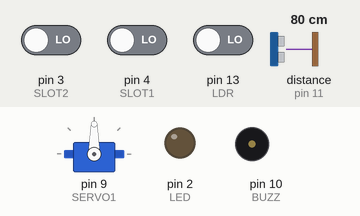
Bench run of a sketch on a simulated Arduino Uno, built with avr-gcc and run on an emulated ATmega328P. Shown: servo, output pins drawn as LEDs (lit = HIGH), buzzer (waves = sounding, pin HIGH). Wiring (inferred from the names in the program): ultrasonic range finder: trigger pin 12; echo pin 11. The inputs (shaded band) are chosen by the test bench; at power-on: distance to the obstacle (sensor on pin 11) 80 cm, pin 13 (LDR) LOW, pin 3 (SLOT2) LOW, pin 4 (SLOT1) LOW. The echo pulse lasts 58.3 µs per cm; pins used as bus, display or sensor lines are not drawn.

Above: at 1.8 s.
1.9 s: distance to the obstacle (sensor on pin 11) set to 2 cm
At 4.1 s:
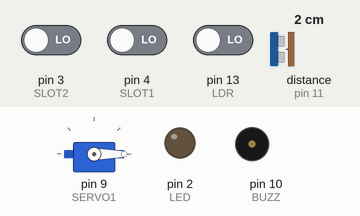
5.4 s: pin 13 (LDR) driven HIGH
At 6.5 s:
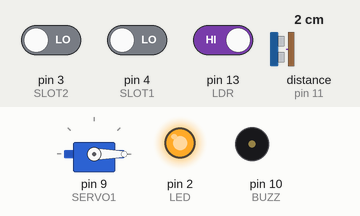
7.7 s: distance to the obstacle (sensor on pin 11) set to 4 cm
9.4 s: distance to the obstacle (sensor on pin 11) set to 7 cm
At 12.8 s:
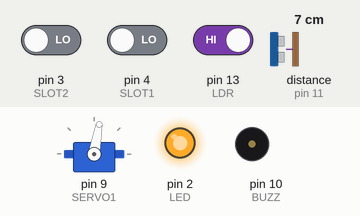
Timing chart, 0 to 13.9 s (numbered marks = the images above; inputs shaded):
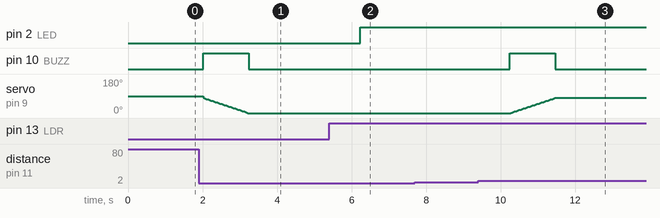

Measured:
- the behaviour switches between 5 and 6 cm on distance to the obstacle (sensor on pin 11) (found by bisection; images 2 and 3)
- after the input at 1.9 s, pin 10 (BUZZ): LOW → HIGH after 0.11 s, → LOW 1.2 s later; servo on pin 9 (SERVO1): moves from 90° to 0° over 1.2 s, starting after 0.11 s
- after the input at 5.4 s, pin 2 (LED): LOW → HIGH after 0.84 s
- after the input at 7.7 s, every drawn part: stays the same
- after the input at 9.4 s, pin 10 (BUZZ): LOW → HIGH after 0.85 s, → LOW 1.2 s later; servo on pin 9 (SERVO1): moves from 0° to 80° over 1.2 s, starting after 0.88 s

The sketch:

arduino_side.ino
```cpp
#include <SoftwareSerial.h>
SoftwareSerial s(5,6);
#include<Servo.h>

//Definisi pin yang digunakan
#define LDR 13
#define TRIG 12
#define ECHO 11
#define BUZZ 10
#define SERVO1 9
#define SLOT1 4
#define SLOT2 3
#define LED 2

int intensity; //menyimpan nilai baca LDR
unsigned long duration; //menyimpan nilai durasi (ultrasonik)
unsigned int distance; //menyimpan nilai jarak (ultrasonik)

Servo myservo1;
int pos = 0;
bool statusGate=false, last_statusGate=false;

int count=0, slot1=0, slot2=0;

void setup() {
  Serial.begin(9600);
  s.begin(1000);
  pinMode(LDR, INPUT);
  pinMode(BUZZ, OUTPUT);
  pinMode(LED, OUTPUT);
  pinMode(TRIG, OUTPUT);
  pinMode(ECHO, INPUT);
  pinMode(SLOT1, INPUT);
  pinMode(SLOT2, INPUT);
  myservo1.attach(SERVO1);
  while (!Serial) continue;
}

void loop() {
  //baca LDR dan LED
  intensity = digitalRead(LDR);
  //Menylakan LED
  if(intensity){
    digitalWrite(LED, HIGH);
  }else{
    digitalWrite(LED, LOW);
  }

  //menggunakan gelombang ultrasonik
  digitalWrite(TRIG, LOW);
  delayMicroseconds(5);
  digitalWrite(TRIG, HIGH);
  delayMicroseconds(5);
  digitalWrite(TRIG, LOW);
  //baca jarak sensor ultrasonik
  duration = pulseIn(ECHO, HIGH);
  distance = duration/58.2;

  //status gerbang (buka/tutup)
  if(distance < 5){
      statusGate = true; //buka gerbang
  }else{
      statusGate = false; //tutup gerbang
  }
  //Gerakkan servo gerbang masuk
  if(statusGate != last_statusGate){
    digitalWrite(BUZZ, HIGH);
    gerakanServo(statusGate);
    digitalWrite(BUZZ, LOW);
    if(statusGate) count++;
    //simpan lastStatus dengan statusGate saat ini
    last_statusGate = statusGate;
  }

  //baca slot parkir
  if(digitalRead(SLOT1)==HIGH){
    slot1=1;
  }else slot1=0;
  if(digitalRead(SLOT2)==HIGH){
    slot2=1;
  }else slot2=0;

  //kirim data ke nodemcu
  String data = String(slot1)+','+String(slot2)+','+String(count);
  s.println(data);
  delay(1000);
}

void gerakanServo(bool tutup){
  if(!tutup){
      for(pos = 0; pos <= 80; pos+= 1){
        // step setiap 1 derajat
        myservo1.write(pos);
        delay(15); // menunggu 15 milidetik
      }
    }else{
      for(pos = 80; pos>=0; pos-=1){
        myservo1.write(pos);
        delay(15); // menunggu 15 milidetik
      }
    }
}
```
